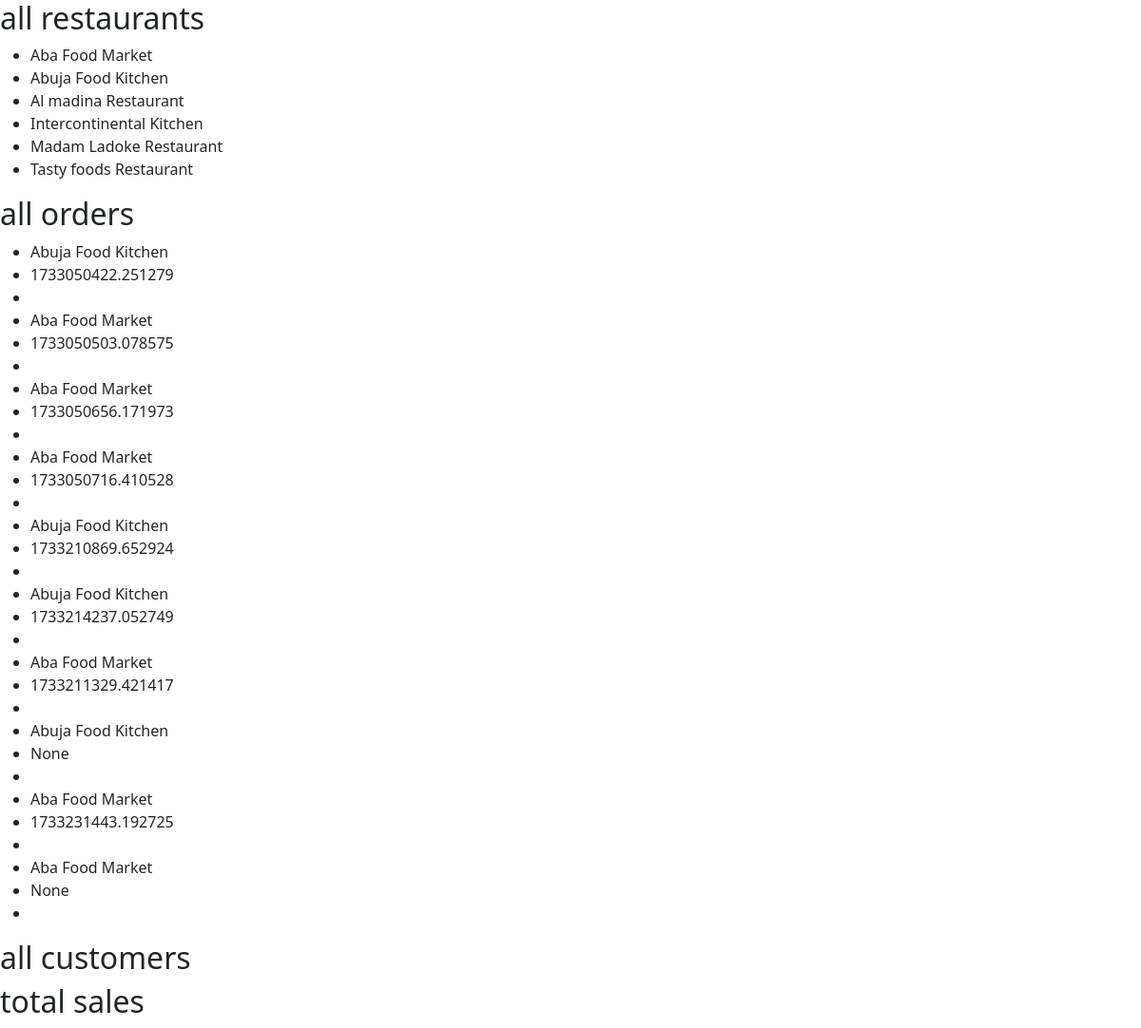
The app's page /naijakitchen/admin/, older data.
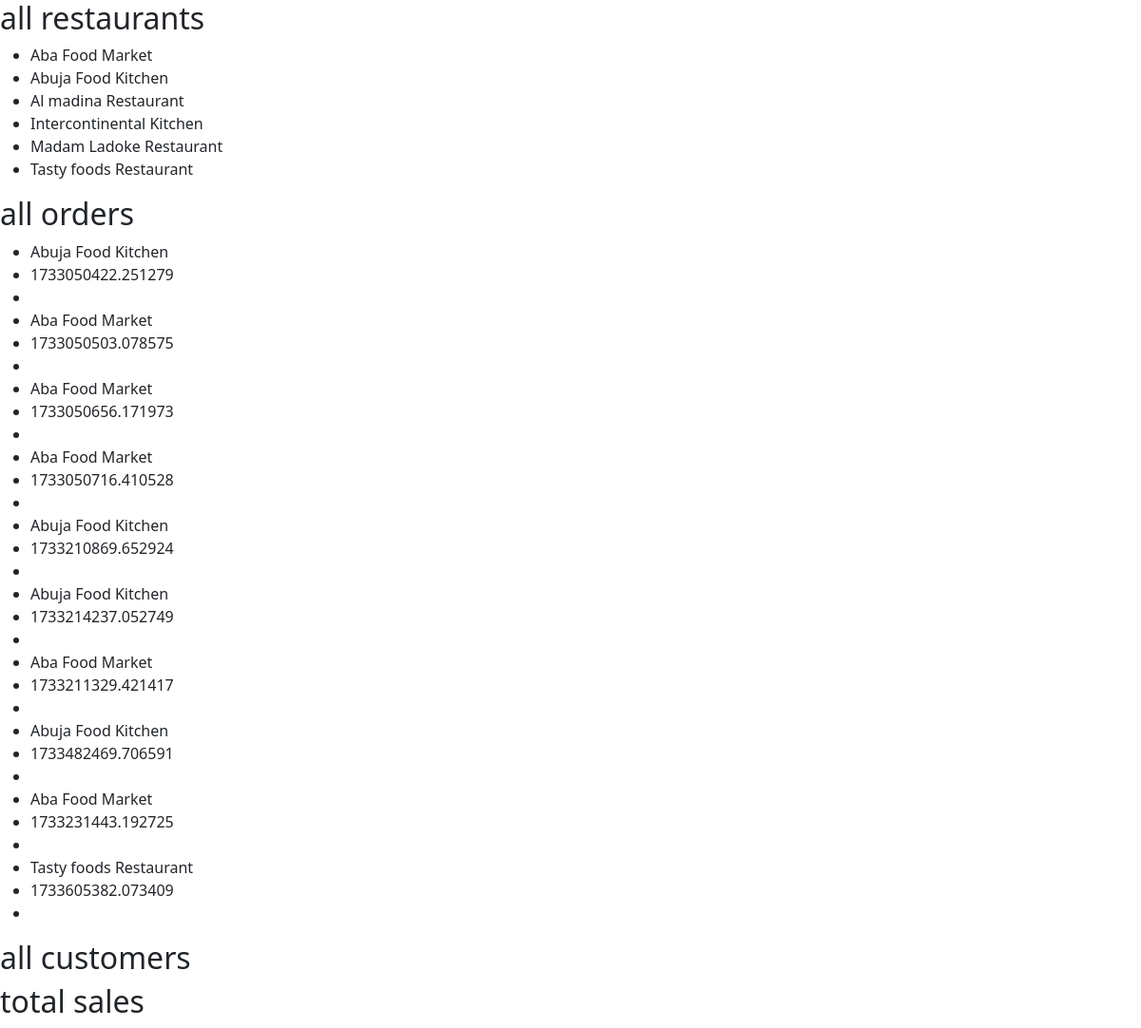
The same page, newer data.
### naija_kitchen/models.py (models this page shows, shortened)
class Restaurant(models.Model):
    restaurant_name = models.CharField(max_length=200)
    slug = models.SlugField(max_length=200, blank=True)
    restaurant_address = models.CharField(max_length=200)
    restaurant_image = models.ImageField(null=True, blank=True)
    restaurant_contact = models.CharField(max_length=200)
    restaurant_owner = models.ForeignKey(
        'auth.User', blank=True, null=True, on_delete=models.CASCADE, related_name='user_restaurants')
    class Meta:
        ordering = ['restaurant_name']
        indexes = [
            models.Index(fields=['restaurant_name'])
        ]
    def __str__(self) -> str:
        return self.restaurant_name

### cart/models.py (models this page shows, shortened)
class Order(models.Model):
    user = models.ForeignKey(
        'auth.User', on_delete=models.SET_NULL, null=True, blank=True)
    restaurant = models.ForeignKey(
        'naija_kitchen.Restaurant', on_delete=models.SET_NULL, null=True, blank=True)
    date_ordered = models.DateTimeField(auto_now_add=True)
    complete = models.BooleanField(default=False)
    transaction_id = models.CharField(max_length=100, null=True)

### naijakitchen_admin/views.py (the view)
# urls.py: path("admin/", views.get_admin_home, name="naijakitchenadminhome")
def get_admin_home(request):
    all_restaurants = Restaurant.objects.all()
    all_orders = Order.objects.all()
    context = {'all_restaurants': all_restaurants, 'all_orders': all_orders}
    return render(request, 'adminhome.html', context)

### naijakitchen_admin/templates/adminhome.html (shortened to what this page needs)
{% extends 'adminmain.html' %}
{% load static %}
    {% block content %}
    <h2>all restaurants</h2>
    <ul>
        {% for restaurant in all_restaurants %}
        <li>{{restaurant.restaurant_name}}</li>
        {% endfor %}
    </ul>
    <h2>all orders</h2>
    <ul>
        {% for order in all_orders %}
        <li>{{order.restaurant}}</li>
        <li>{{order.transaction_id}}</li>
        <li>{{order.}}</li>
        {% endfor %}
    </ul>
    <h2>all customers</h2>
    <h2>total sales</h2>
    {% endblock %}

Row changes from the older to the newer data that the page shows:
removed Order: restaurant "Aba Food Market", transaction_id "None"
changed Order (number 8 of 10 on the later page): transaction_id "None" → "1733482469.706591"
added Order: restaurant "Tasty foods Restaurant", transaction_id "1733605382.073409"
